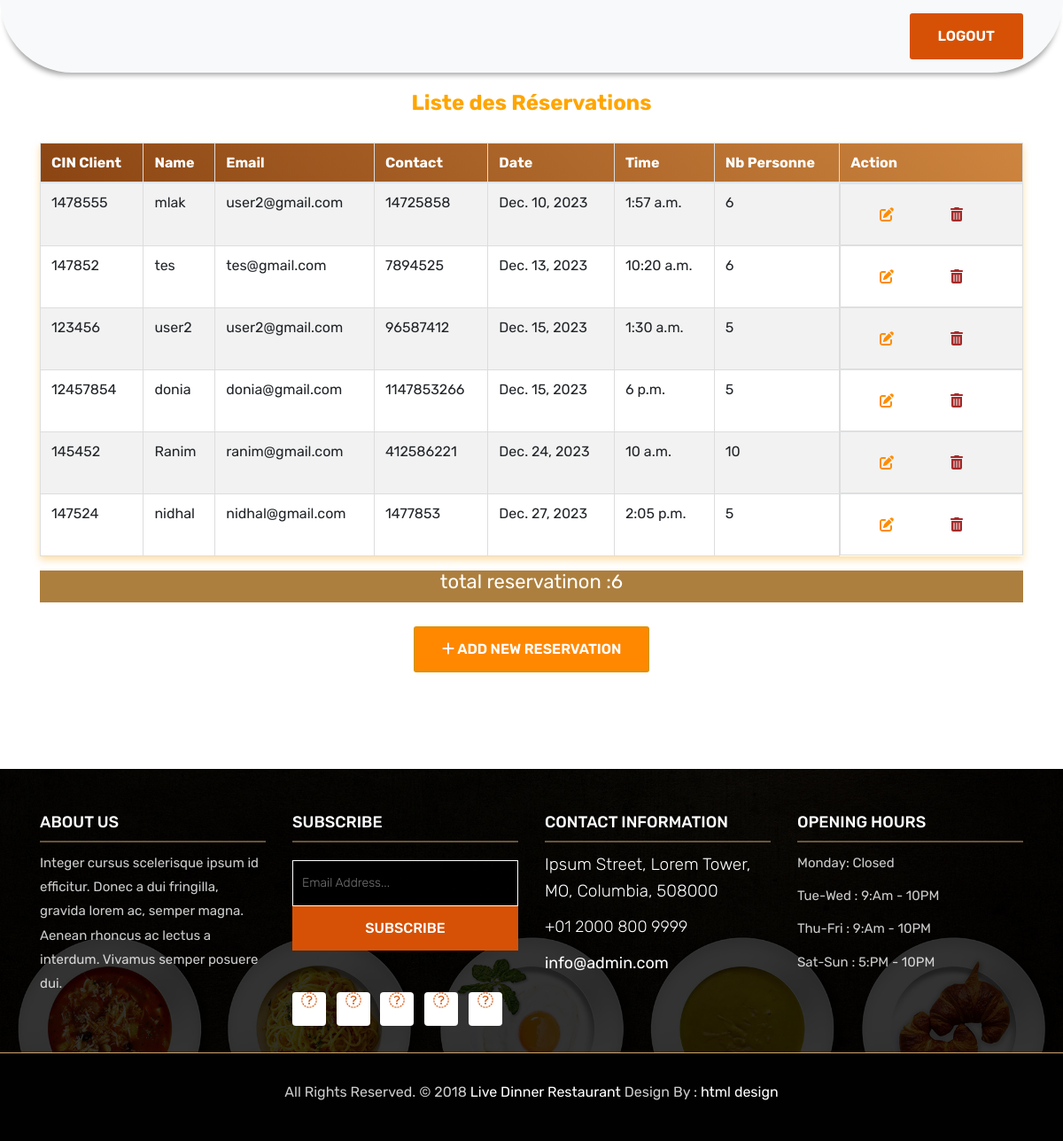
The app's page /reservation/show with its own data.
### reservation/models.py (models this page shows, shortened)
class Reservation(models.Model):
    x=[
        ('1','1'),
        ('2','2'),
        ('3','3'),
        ('4','4'),
        ('5','5'),
        ('6','6'),
        ('7','7'),
        ('8','8'),
        ('9','9'),
        ('10','10'),
    ]
    cin = models.CharField(max_length=50)
    username=models.CharField(max_length=100)
    email= models.EmailField()
    numtel = models.CharField(max_length=15)
    nbPersonne = models.CharField(max_length=2,default=1, choices=x)
    date=models.DateField()
    time=models.TimeField(null=True)
    class Meta:
        db_table="reservation"

### reservation/views.py (the view)
# urls.py: path('show', views.show),
def show(request):
    toutrev=Reservation.objects.all().order_by('date')
    x=toutrev.count()
    return render(request,'reservation/show.html',{'toutrev': toutrev, 'x': x})

### templates/reservation/show.html (shortened to what this page needs)
{% extends 'base.html' %}
{% block content %}
    {% load static %}
	<header class="top-navbar">
		<nav class="navbar navbar-expand-lg navbar-light bg-light">
			<div class="container">
				<div class="collapse navbar-collapse" id="navbars-rs-food">
					<ul class="navbar-nav ml-auto">
                        <a class="btn btn-lg btn-circle btn-outline-new-white" href="/home">logout</a>
					</ul>
				</div>
			</div>
		</nav>
	</header>
    <head>
        <link rel="stylesheet" href="https://stackpath.bootstrapcdn.com/bootstrap/4.5.2/css/bootstrap.min.css">
        <link rel="stylesheet" href="{% static 'css/style.css' %}">
    </head>
    <body>
        <br><br>
        <div class="container mt-5">
            <h1 class="font-weight-bold text-center text-orange">Liste des Réservations</h1>
            <table class="table table-striped orange-shadow">
                <thead class="thead-brown table-header">
                    <tr>
                        <th scope="col">CIN Client</th>
                        <th scope="col">Name</th>
                        <th scope="col">Email</th>
                        <th scope="col">Contact</th>
                        <th scope="col">Date</th>
                        <th scope="col">Time</th>
                        <th scope="col">Nb Personne</th>
                        <th scope="col">Action</th>
                    </tr>
                </thead>
                <tbody>
                    {% for tab in toutrev %}
                    <tr>
                        <td>{{ tab.cin }}</td>
                        <td>{{ tab.username }}</td>
                        <td>{{ tab.email }}</td>
                        <td>{{ tab.numtel }}</td>
                        <td>{{ tab.date }}</td>
                        <td>{{ tab.time }}</td>
                        <td>{{ tab.nbPersonne }}</td>
                        <td style="display: flex;">
                            <a href="edit/{{ tab.id }}" class="btn btn-transparent btn-sm" title="Edit">
                                <i class="fas fa-edit" style="color: rgb(255, 140, 0);"></i>
                            </a>
                            <a href="delete/{{ tab.id }}" class="btn btn-transparent btn-sm" title="Delete">
                                <i class="fas fa-trash-alt" style="color: brown;"></i>
                            </a>
                        </td>
                    </tr>
                    {% endfor %}
                </tbody>
            </table>
            <h2 style="background-color: rgba(165, 114, 42, 0.901); color:white; text-align:center;">total reservatinon :{{x}}</h2>
             <br>
            <div class="col-md-6 mx-auto text-center">
                <a class="btn btn-orange btn-sm" href="/reservation">
                    <i class="fas fa-plus"></i> Add New Reservation
                </a>
            </div>
        </div>
 <br><br><br><br>
    </body>
{% endblock content %}

### templates/base.html
{% include 'parts/header.html' %}
{% block content %}
{% endblock content %}
{% include 'parts/footer.html' %}

### templates/parts/header.html (shortened to what this page needs)
<!DOCTYPE html>
<html lang="en">
<head>
    {% load static %}
    <link rel="stylesheet" href="{% static 'css/bootstrap.min.css' %}">
    <link rel="stylesheet" href="{% static 'css/style.css' %}">
    <link rel="stylesheet" href="{% static 'css/responsive.css' %}">
    <link rel="stylesheet" href="{% static 'css/custom.css' %}">
</head>

### templates/parts/footer.html (shortened to what this page needs)
	<footer class="footer-area bg-f">
		<div class="container">
			<div class="row">
				<div class="col-lg-3 col-md-6">
					<h3>About Us</h3>
					<p>Integer cursus scelerisque ipsum id efficitur. Donec a dui fringilla, gravida lorem ac, semper magna. Aenean rhoncus ac lectus a interdum. Vivamus semper posuere dui.</p>
				</div>
				<div class="col-lg-3 col-md-6">
					<h3>Subscribe</h3>
					<div class="subscribe_form">
						<form class="subscribe_form">
							<input name="EMAIL" id="subs-email" class="form_input" placeholder="Email Address..." type="email">
							<button type="submit" class="submit">SUBSCRIBE</button>
						</form>
					</div>
					<ul class="list-inline f-social">
						<li class="list-inline-item"><a href="#"><i class="fa fa-facebook" aria-hidden="true"></i></a></li>
						<li class="list-inline-item"><a href="#"><i class="fa fa-twitter" aria-hidden="true"></i></a></li>
						<li class="list-inline-item"><a href="#"><i class="fa fa-linkedin" aria-hidden="true"></i></a></li>
						<li class="list-inline-item"><a href="#"><i class="fa fa-google-plus" aria-hidden="true"></i></a></li>
						<li class="list-inline-item"><a href="#"><i class="fa fa-instagram" aria-hidden="true"></i></a></li>
					</ul>
				</div>
				<div class="col-lg-3 col-md-6">
					<h3>Contact information</h3>
					<p class="lead">Ipsum Street, Lorem Tower, MO, Columbia, 508000</p>
					<p class="lead"><a href="#">+01 2000 800 9999</a></p>
					<p><a href="#"> info@admin.com</a></p>
				</div>
				<div class="col-lg-3 col-md-6">
					<h3>Opening hours</h3>
					<p><span class="text-color">Monday: </span>Closed</p>
					<p><span class="text-color">Tue-Wed :</span> 9:Am - 10PM</p>
					<p><span class="text-color">Thu-Fri :</span> 9:Am - 10PM</p>
					<p><span class="text-color">Sat-Sun :</span> 5:PM - 10PM</p>
				</div>
			</div>
		</div>
		<div class="copyright">
			<div class="container">
				<div class="row">
					<div class="col-lg-12">
						<p class="company-name">All Rights Reserved. &copy; 2018 <a href="#">Live Dinner Restaurant</a> Design By :
					<a href="https://html.design/">html design</a></p>
					</div>
				</div>
			</div>
		</div>
	</footer>
    {% load static %}
</body>
</html>

### liveDinner/static/css/style.css (style rules this page uses)
body { color: #666666; font-size: 15px; font-family: 'Rubik', sans-serif; line-height: 1.80857; }
a { color: #1f1f1f; text-decoration: none !important; outline: none !important; -webkit-transition: all .3s ease-in-out; -moz-transition: all .3s ease-in-out; -ms-transition: all .3s ease-in-out; -o-transition: all .3s ease-in-out; transition: all .3s ease-in-out; }
h1, h2, h3, h4, h5, h6 { letter-spacing: 0; font-weight: normal; position: relative; padding: 0 0 10px 0; font-weight: normal; line-height: 120% !important; color: #1f1f1f; margin: 0 }
h1 { font-size: 24px }
h2 { font-size: 22px }
h3 { font-size: 18px }
a { color: #1f1f1f; text-decoration: none; outline: none; }
a, .btn { text-decoration: none !important; outline: none !important; -webkit-transition: all .3s ease-in-out; -moz-transition: all .3s ease-in-out; -ms-transition: all .3s ease-in-out; -o-transition: all .3s ease-in-out; transition: all .3s ease-in-out; }
.lead { font-size: 18px; line-height: 30px; color: #767676; margin: 0; padding: 0; }
ul, li, ol { list-style: none; margin: 0px; padding: 0px; }
.top-navbar { position: relative; z-index: 10; }
.top-navbar .navbar { padding: 15px 0px; position: fixed; width: 100%; border-radius: 0px 0px 100px 100px; transition: height .3s ease-out, background .3s ease-out, box-shadow .3s ease-out; -webkit-transform: translate3d(0, 0, 0); transform: translate3d(0, 0, 0); -webkit-box-shadow: 0 8px 6px -6px rgba(0, 0, 0, 0.4); box-shadow: 0 8px 6px -6px rgba(0, 0, 0, 0.4); z-index: 100; }
.btn { text-transform: uppercase; padding: 19px 36px; }
.btn { display: inline-block; font-weight: 600; text-align: center; white-space: nowrap; vertical-align: middle; -webkit-user-select: none; -moz-user-select: none; -ms-user-select: none; user-select: none; border: 2px solid transparent; padding: 12px 30px; font-size: 16px; line-height: 1.5; border-radius: .1875rem; transition: color .15s ease-in-out, background-color .15s ease-in-out, border-color .15s ease-in-out, box-shadow .15s ease-in-out; }
.btn-outline-new-white { color: #fff; background-color: #d65106; background-image: none; border-color: #d65106; }
.footer-area { padding-top: 50px; padding-bottom: 0px; }
.bg-f { background-image: url("../images/footer-bg.jpg"); background-attachment: scroll; background-clip: initial; background-color: rgba(0, 0, 0, 0); background-origin: initial; background-position: center center; background-repeat: no-repeat; background-size: cover; position: relative; }
.bg-f::before { background: #010101; content: ""; height: 100%; left: 0; position: absolute; top: 0; width: 100%; z-index: 1; opacity: 0.8; }
.footer-area .container { position: relative; z-index: 1; }
.footer-area h3 { color: #ffffff; text-transform: uppercase; font-size: 18px; font-weight: 500; border-bottom: 2px solid rgba(207, 166, 113, 0.5); margin-bottom: 10px; }
.footer-area p { font-size: 15px; color: rgba(255, 255, 255, 0.8); margin: 0; padding-bottom: 10px; }
.footer-area p.lead { font-size: 19px; color: #ffffff; margin-bottom: 0px; }
.footer-area p.lead a { color: #ffffff; margin-bottom: 15px; }
.footer-area p a { font-size: 18px; color: #ffffff; }
.subscribe_form { display: block; text-align: center; padding: 5px 0; }
.subscribe_form .form_input { display: block; background-color: rgba(0,0,0,0.9); border: 1px solid #ffffff; color: #fff; font-size: 14px; line-height: 50px; padding: 0 10px; float: left; font-weight: 300; width: 100%; transition: all 0.5s ease-in-out; }
.subscribe_form .submit { background-color: #d65106; color: #fff; font-size: 16px; font-weight: 500; line-height: 50px; display: inline-block; padding: 0 10px; float: left; width: 100%; border: none; cursor: pointer; transition: all 0.5s ease-in-out; }
.f-social { padding-bottom: 10px; margin: 0px; margin-top: 20px; }
.f-social li a { font-size: 18px; color: rgba(214, 81, 6); width: 38px; height: 38px; display: block; text-align: center; line-height: 38px; background: #ffffff; border-radius: 4px; }
.copyright { margin-top: 20px; position: relative; display: block; background-color: #010101; border-top: 1px solid rgba(207, 166, 113); padding: 30px 0; z-index: 1; }
.copyright .company-name { font-size: 16px; text-align: center; }
.copyright .company-name a { font-size: 16px; }

### records on screen
Reservation: cin "1478555", username "mlak", email "user2@gmail.com", numtel "14725858", date "Dec. 10, 2023", time "1:57 a.m.", nbPersonne "6"
Reservation: cin "147852", username "tes", email "tes@gmail.com", numtel "7894525", date "Dec. 13, 2023", time "10:20 a.m.", nbPersonne "6"
Reservation: cin "123456", username "user2", email "user2@gmail.com", numtel "96587412", date "Dec. 15, 2023", time "1:30 a.m.", nbPersonne "5"
Reservation: cin "12457854", username "donia", email "donia@gmail.com", numtel "1147853266", date "Dec. 15, 2023", time "6 p.m.", nbPersonne "5"
Reservation: cin "145452", username "Ranim", email "ranim@gmail.com", numtel "412586221", date "Dec. 24, 2023", time "10 a.m.", nbPersonne "10"
Reservation: cin "147524", username "nidhal", email "nidhal@gmail.com", numtel "1477853", date "Dec. 27, 2023", time "2:05 p.m.", nbPersonne "5"

### other values on screen
{{ x }} "6"
